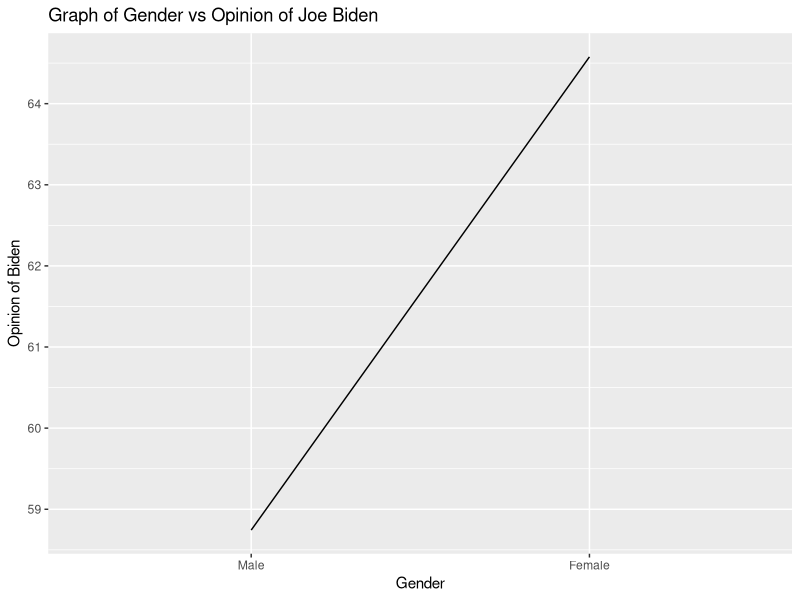

Recreate this plot in R.
## ---- chunk 1
knitr::opts_chunk$set(echo = TRUE)

library(tidyverse)
library(dplyr)
library(modelr)
library(broom)
library(rsample)
library(magrittr)
library(caret )
## ---- chunk 2
#Do women display higher feeling thermometer ratings for Joe Biden than men?

#get the data
library(readr)
biden <- read_csv("data/biden.csv")

biden$female <- factor(biden$female, levels=c(0,1), labels=c("Male", "Female"))


## ---- chunk 3
#Estimate a basic (single variable) linear regression model of the relationship between gender and feelings towards Joe Biden.

bid_mod <- lm(biden ~ female, data = biden)
## ---- chunk 4
#Calculate predicted values, graph the relationship between the two variables using the predicted values, and determine whether there appears to be a significant relationship.

grid <- biden %>% 
  data_grid(female, biden) 


grid <- grid %>% 
  add_predictions(bid_mod)

#make new df with predicted values
pred <- augment(bid_mod, type.predict = "response")

ggplot(data = pred, aes(x = female, group = 1)) +
  geom_line(aes(y=.fitted)) +
  labs(title = "Graph of Gender vs Opinion of Joe Biden", y = "Opinion of Biden", x = "Gender") 

summary(bid_mod)
## ---- chunk 5
#Build the best predictive linear regression model of attitudes towards Joe Biden given the variables you have available. In this context, “best” is defined as the model with the lowest MSE. Compare at least three different model formulations (aka different combinations of variables). Use 10-fold cross-validation to avoid a biased estimate of MSE.

biden_age_pid <- lm(biden ~ age+pid, data = biden)

biden_pid <- lm(biden ~ pid, data = biden)

biden_age <- lm(biden ~ age, data = biden)

#for age+pid 
# function to generate assessment statistics for titanic model

holdout_results_pid_age <- function(splits) {
  # Fit the model to the training set
  mod <- glm(biden ~ age+pid, data = analysis(splits))

  # Save the heldout observations
  holdout <- assessment(splits)

  # `augment` will save the predictions with the holdout data set
  res <- augment(mod, newdata = holdout) %>% 
    mutate(.resid = biden -.fitted)

  # Return the assessment data set with the additional columns
  res
}

#for pid
# function to generate assessment statistics for titanic model

holdout_results_pid <- function(splits) {
  # Fit the model to the training set
  mod <- glm(biden ~ pid, data = analysis(splits))

  # Save the heldout observations
  holdout <- assessment(splits)

  # `augment` will save the predictions with the holdout data set
  res <- augment(mod, newdata = holdout) %>% 
    mutate(.resid = biden -.fitted)

  # Return the assessment data set with the additional columns
  res
}

#for age
# function to generate assessment statistics for titanic model

holdout_results_age <- function(splits) {
  # Fit the model to the training set
  mod <- glm(biden ~ age, data = analysis(splits))

  # Save the heldout observations
  holdout <- assessment(splits)

  # `augment` will save the predictions with the holdout data set
  res <- augment(mod, newdata = holdout) %>% 
    mutate(.resid = biden -.fitted)

  # Return the assessment data set with the additional columns
  res
}

#remove nas
biden_new <- biden%>%
  na.omit()
  

# CV for pid and age
pid_age_cv10 <- vfold_cv(data = biden_new, v = 10) %>%
  mutate(results = map(splits, holdout_results_pid_age),
         mse = map_dbl(results, ~ mean(.$.resid ^ 2)))
mean(pid_age_cv10$mse, na.rm = TRUE)


#CV for pid
pid_cv10 <- vfold_cv(data = biden_new, v = 10) %>%
  mutate(results = map(splits, holdout_results_pid),
         mse = map_dbl(results, ~ mean(.$.resid ^ 2)))
mean(pid_cv10$mse, na.rm = TRUE)

#CV for age
age_cv10 <- vfold_cv(data = biden_new, v = 10) %>%
  mutate(results = map(splits, holdout_results_age),
         mse = map_dbl(results, ~ mean(.$.resid ^ 2)))
mean(age_cv10$mse, na.rm = TRUE)

## ---- chunk 6
#what happens if we include gender in the model?
biden_age_pid_gender <- lm(biden ~ age+pid+female, data = biden)

holdout_results_age_pid_gender <- function(splits) {
  # Fit the model to the training set
  mod <- glm(biden ~ age+pid+female, data = analysis(splits))

  # Save the heldout observations
  holdout <- assessment(splits)

  # `augment` will save the predictions with the holdout data set
  res <- augment(mod, newdata = holdout) %>% 
    mutate(.resid = biden -.fitted)

  # Return the assessment data set with the additional columns
  res
}

age_pid_gender_cv10 <- vfold_cv(data = biden_new, v = 10) %>%
  mutate(results = map(splits, holdout_results_age_pid_gender),
         mse = map_dbl(results, ~ mean(.$.resid ^ 2)))
mean(age_pid_gender_cv10$mse, na.rm = TRUE)
